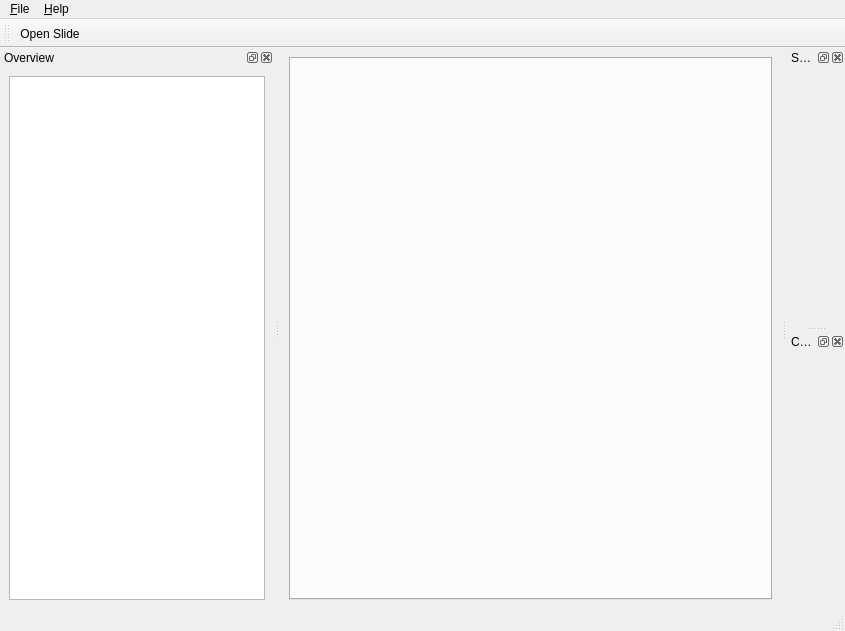
<?xml version="1.0" encoding="UTF-8"?>
<ui version="4.0">
 <class>MainWindow</class>
 <widget class="QMainWindow" name="MainWindow">
  <property name="geometry">
   <rect>
    <x>0</x>
    <y>0</y>
    <width>845</width>
    <height>631</height>
   </rect>
  </property>
  <property name="windowTitle">
   <string>HistoSlider</string>
  </property>
  <widget class="QWidget" name="centralWidget">
   <layout class="QVBoxLayout" name="verticalLayoutCentral">
    <item>
     <widget class="QTabWidget" name="tabWidget">
      <property name="currentIndex">
       <number>-1</number>
      </property>
      <property name="documentMode">
       <bool>false</bool>
      </property>
      <property name="tabBarAutoHide">
       <bool>false</bool>
      </property>
     </widget>
    </item>
   </layout>
  </widget>
  <widget class="QMenuBar" name="menuBar">
   <property name="geometry">
    <rect>
     <x>0</x>
     <y>0</y>
     <width>845</width>
     <height>22</height>
    </rect>
   </property>
   <widget class="QMenu" name="menuFile">
    <property name="title">
     <string>&amp;File</string>
    </property>
    <addaction name="actionOpenWorkspace"/>
    <addaction name="actionSaveWorkspace"/>
    <addaction name="separator"/>
    <addaction name="actionOpenSlide"/>
    <addaction name="separator"/>
    <addaction name="actionExit"/>
   </widget>
   <widget class="QMenu" name="menuHelp">
    <property name="title">
     <string>&amp;Help</string>
    </property>
    <addaction name="actionAbout"/>
   </widget>
   <addaction name="menuFile"/>
   <addaction name="menuHelp"/>
  </widget>
  <widget class="QStatusBar" name="statusBar"/>
  <widget class="QToolBar" name="toolBar">
   <property name="windowTitle">
    <string>toolBar</string>
   </property>
   <attribute name="toolBarArea">
    <enum>TopToolBarArea</enum>
   </attribute>
   <attribute name="toolBarBreak">
    <bool>false</bool>
   </attribute>
   <addaction name="actionOpenSlide"/>
  </widget>
  <widget class="QDockWidget" name="dockWidgetOverview">
   <property name="windowTitle">
    <string>Overview</string>
   </property>
   <attribute name="dockWidgetArea">
    <number>1</number>
   </attribute>
   <widget class="QWidget" name="dockWidgetContentsOverview">
    <layout class="QVBoxLayout" name="verticalLayoutOverview">
     <item>
      <widget class="QTreeView" name="treeViewOverview">
       <property name="contextMenuPolicy">
        <enum>Qt::CustomContextMenu</enum>
       </property>
       <property name="selectionMode">
        <enum>QAbstractItemView::ExtendedSelection</enum>
       </property>
      </widget>
     </item>
    </layout>
   </widget>
  </widget>
  <widget class="QDockWidget" name="dockWidgetSettings">
   <property name="windowTitle">
    <string>Settings</string>
   </property>
   <attribute name="dockWidgetArea">
    <number>2</number>
   </attribute>
   <widget class="QWidget" name="dockWidgetContentsSettings">
    <layout class="QVBoxLayout" name="verticalLayoutSettings"/>
   </widget>
  </widget>
  <widget class="QDockWidget" name="dockWidgetChannels">
   <property name="windowTitle">
    <string>Channels</string>
   </property>
   <attribute name="dockWidgetArea">
    <number>2</number>
   </attribute>
   <widget class="QWidget" name="dockWidgetContentsChannels">
    <layout class="QVBoxLayout" name="verticalLayoutChannels"/>
   </widget>
  </widget>
  <action name="actionExit">
   <property name="icon">
    <iconset resource="../resources.qrc">
     <normaloff>:/icons/exit.png</normaloff>:/icons/exit.png</iconset>
   </property>
   <property name="text">
    <string>E&amp;xit</string>
   </property>
   <property name="shortcutVisibleInContextMenu">
    <bool>false</bool>
   </property>
  </action>
  <action name="actionAbout">
   <property name="text">
    <string>About</string>
   </property>
  </action>
  <action name="actionOpenSlide">
   <property name="icon">
    <iconset resource="../resources.qrc">
     <normaloff>:/icons/open.svg</normaloff>:/icons/open.svg</iconset>
   </property>
   <property name="text">
    <string>Open Slide</string>
   </property>
   <property name="toolTip">
    <string>Open slide...</string>
   </property>
  </action>
  <action name="actionOpenWorkspace">
   <property name="icon">
    <iconset resource="../resources.qrc">
     <normaloff>:/icons/open.svg</normaloff>:/icons/open.svg</iconset>
   </property>
   <property name="text">
    <string>Open Workspace</string>
   </property>
   <property name="toolTip">
    <string>Open workspace...</string>
   </property>
  </action>
  <action name="actionSaveWorkspace">
   <property name="icon">
    <iconset resource="../resources.qrc">
     <normaloff>:/icons/icons8-save-16.png</normaloff>:/icons/icons8-save-16.png</iconset>
   </property>
   <property name="text">
    <string>Save Workspace</string>
   </property>
   <property name="toolTip">
    <string>Save workspace...</string>
   </property>
  </action>
  <zorder>dockWidgetSettings</zorder>
  <zorder>dockWidgetChannels</zorder>
 </widget>
 <resources>
  <include location="../resources.qrc"/>
 </resources>
 <connections/>
</ui>
